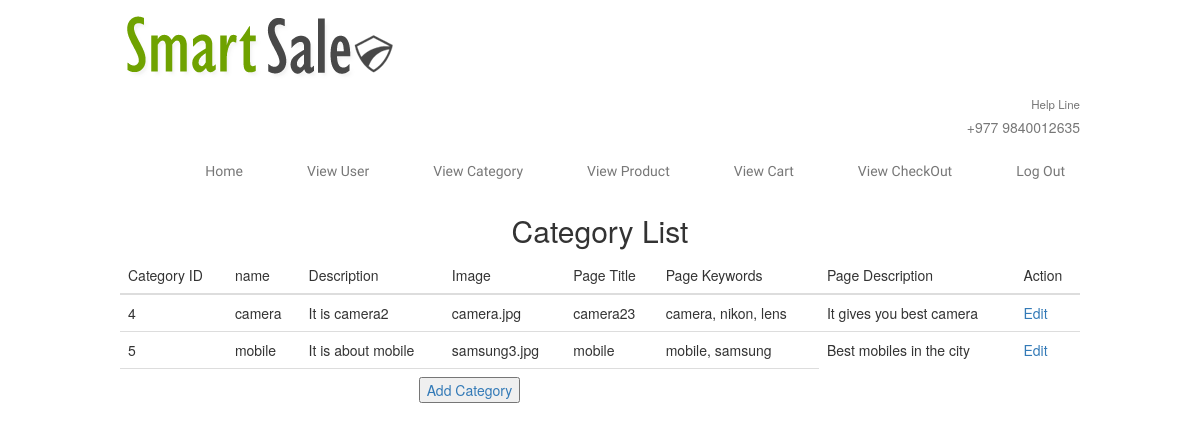
The page /admin_viewcategory.php (signed in) on the database its author committed.
### tables this page shows
CREATE TABLE `category` (
  `id` int(11) NOT NULL,
  `name` varchar(255) NOT NULL,
  `description` varchar(255) NOT NULL,
  `image` varchar(255) NOT NULL,
  `page_title` varchar(255) NOT NULL,
  `page_keywords` varchar(255) NOT NULL,
  `page_description` varchar(255) NOT NULL
);

### admin_viewcategory.php (the view, shortened to what this page needs)
<?php
include("utilitis/config.php");
$rs_results = mysqli_query($conn,"Select * from Category");
?>
<!DOCTYPE HTML>
<html>
<head>
</head>
<body>
    <?php
    include_once('adminpanel.php');
    ?>
	<h2 align="center">Category List</h2>
<div class ="table-responsive">
        <?php include_once( 'adminpanel.php'); ?>
    <table class ="table" border="2" align="center">
        <thead>
        <th>Category ID</th>
        <th>name</th>
        <th>Description</th>
        <th>Image</th>
        <th>Page Title</th>
        <th>Page Keywords</th>
        <th>Page Description</th>
        <th colspan="2">Action</th>
        </thead>
        <tbody>
        <?php
        while ($rs_res = mysqli_fetch_assoc($rs_results))
        {
        ?>
        <tr>
        	<td><?php
                echo stripslashes($rs_res["id"]);
                ?></td>
            <td><?php echo $rs_res["name"]?></td>
            <td><?php echo $rs_res["description"]?></td>
            <td><?php echo $rs_res["image"]?></td>
            <td><?php echo $rs_res["page_title"]?></td>
            <td><?php echo $rs_res["page_keywords"]?></td>
            <td><?php echo $rs_res["page_description"]?></td>
            <td><a href="admin_editcategory.php?id=<?php echo $rs_res["id"];?>">Edit</a></td>
        </tr>
        <?php }?>
        <tr>
        	<td colspan="6" align="center">
        		<a href="category_add.php"><input type="button" name="add" value="Add Category"></a>
        	</td>
        </tr>
        </tbody>
    </table>
</div>
</body>
</html>

### css/style.css (style rules this page uses)
html,body,div,span,applet,object,iframe,h1,h2,h3,h4,h5,h6,p,blockquote,pre,a,abbr,acronym,address,big,cite,code,del,dfn,em,img,ins,kbd,q,s,samp,small,strike,strong,sub,sup,tt,var,b,u,i,dl,dt,dd,ol,nav ul,nav li,fieldset,form,label,legend,table,caption,tbody,tfoot,thead,tr,th,td,article,aside,canvas,details,embed,figure,figcaption,footer,header,hgroup,menu,nav,output,ruby,section,summary,time,mark,audio,video { margin:0;padding:0;border:0;font-size:100%;font:inherit;vertical-align:baseline; }
table { border-collapse:collapse;border-spacing:0; }
a { text-decoration:none; }
body { font-family: Arial, Geneva,Helvetica, sans-serif; font-size: 100%; background:#ffffff; margin-top: 50px }

### rows shown on the page
category: id "4", name "camera", description "It is camera2", image "camera.jpg", page_title "camera23", page_keywords "camera, nikon, lens", page_description "It gives you best camera"
category: id "5", name "mobile", description "It is about mobile", image "samsung3.jpg", page_title "mobile", page_keywords "mobile, samsung", page_description "Best mobiles in the city"
